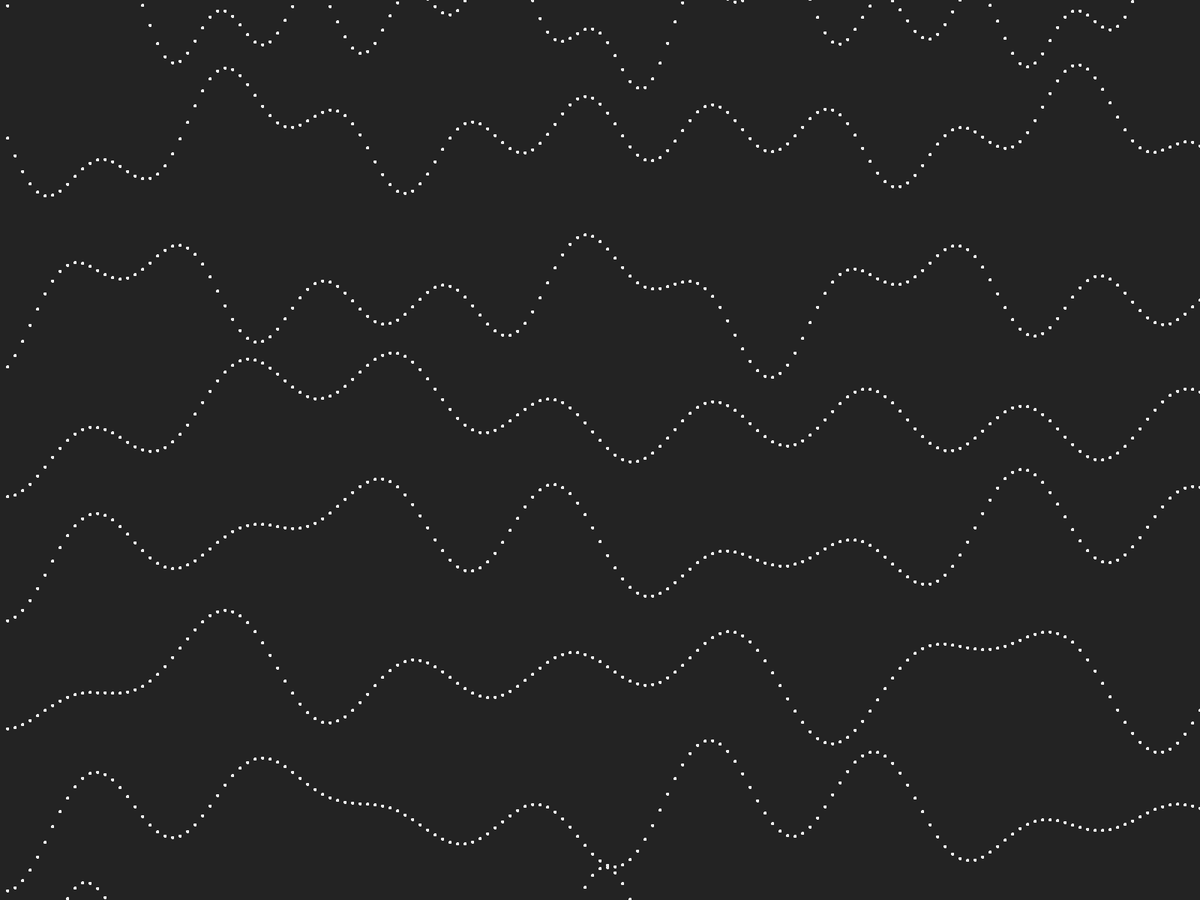
Frame 1 (no input)
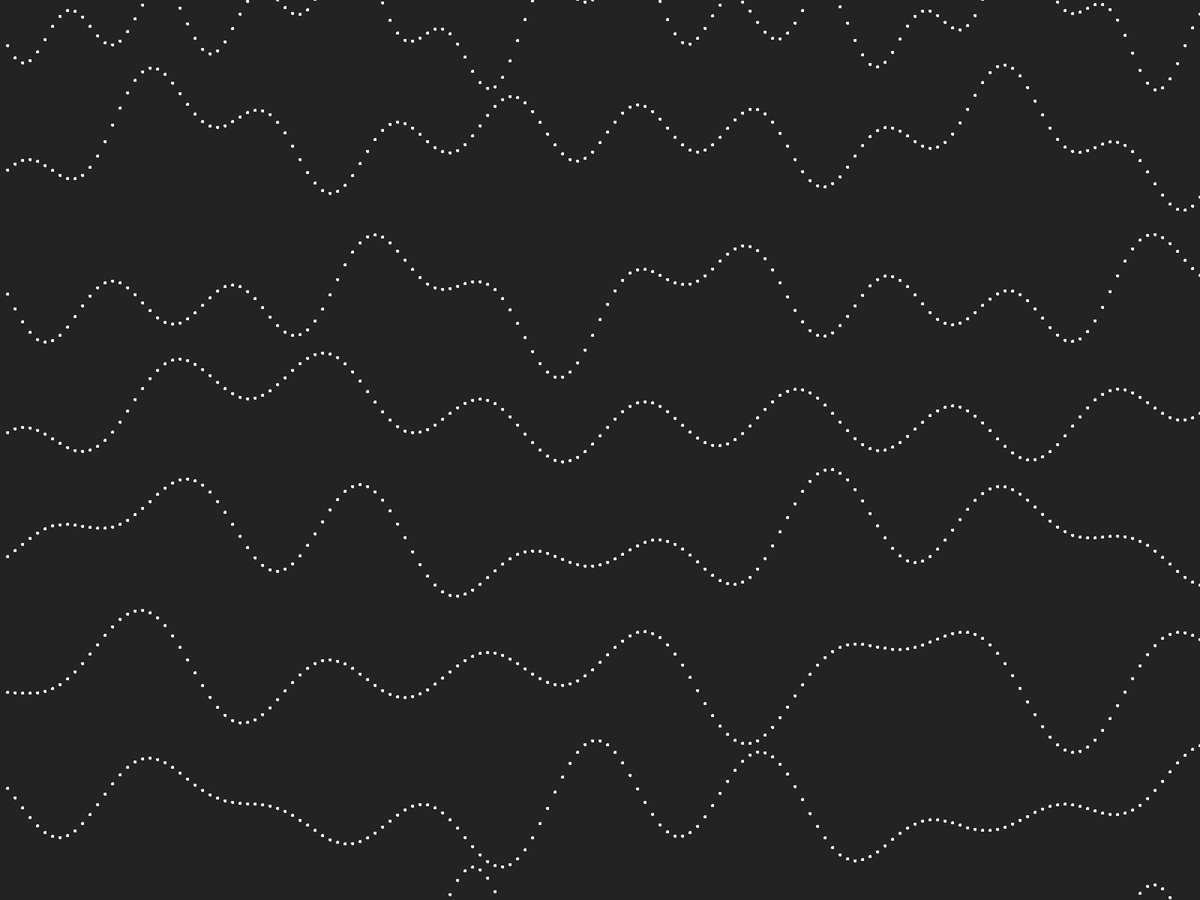
Frame 60 (the mouse pressed at the canvas centre just before this capture)
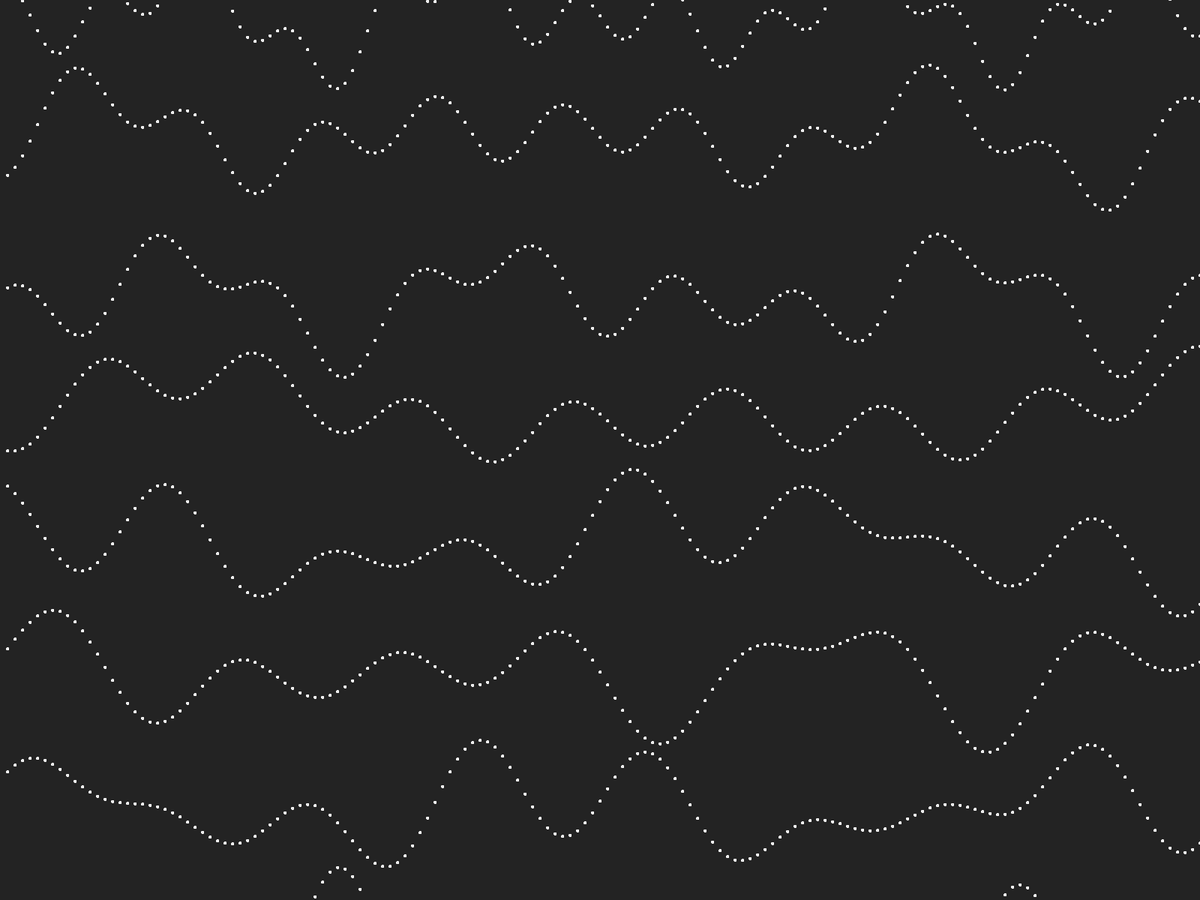
Frame 120 (the mouse held since frame 60 and released just before this capture)

The Processing sketch that drew these frames (run headless with seeded random() and noise(); from frame 60 on, the mouse is pressed at the canvas centre):

// Processing sketch: Final_Transformation_Movement
// ── Final_Transformation_Movement.pde
Wave wave1;
Wave wave2;
Wave wave3;
Wave wave4;
Wave wave5;
Wave wave6;
Wave wave7;
Wave wave8;


void setup()
{

  fullScreen();
  background(35);
  fill(225);
  stroke(255);
  
  wave1 = new Wave(0.005, 7.1, 1.9, 3.0, 0.0);
  wave1.drawWave();
  
  wave2 = new Wave(0.05, -5.5, -1.8, -2.3, 0.0);
  wave2.drawWave();
  
  wave3 = new Wave(0.11, 5.2, 1.7, 2.6, -20.0); //(0.11, 3.5, 0.5, 2.6, -20.0);
  wave3.drawWave();
  
  wave4 = new Wave(0.154, -0.8, -4.3, -1.2, 11.0);
  wave3.drawWave();
  
  wave5 = new Wave(0.20, 3.0, -4.3, -0.9, 11.0);
  wave5.drawWave();
  
  wave6 = new Wave(0.25, 2.45, 1.8, -4.0, 10.15);
  wave6.drawWave();
  
  wave7 = new Wave(0.3, -4.3, 1.3, -3.4, 11);
  wave7.drawWave();
  
  wave8 = new Wave(0.35, 4.0, -2.8, -5.0, 11);
  wave8.drawWave();
  
}

void draw()
{
  //delay(100000);
  background(35);
  wave1.updateDots();
  wave2.updateDots();
  wave3.updateDots();
  wave4.updateDots();
  wave5.updateDots();
  wave6.updateDots();
  wave7.updateDots();
  wave8.updateDots();
}
// ── Wave.pde
public class Wave
{
  private float[] xValues;
  private float[] yValues;
  private float[] thetaValues;
  private float thetaChange1;
  private float thetaChange2;
  private float h1;
  private float h2;
  private float a;
  private float b;
  private float c;
  private float changeX;
  
  public Wave(float userh2, float userA, float userB,float userC, float userXChange)
  {
    xValues = new float[width/6];
    yValues = new float[width/6];
    thetaValues = new float[width/6];
    
    changeX = userXChange;
    
    float xVar = 0.0;
     for(int i = 0; i < thetaValues.length; i++)
    {
      xVar += 10;
      xValues[i] = xVar;
    }
  
      thetaChange1 = 0.07;
      thetaChange2 = thetaChange1 * random(0.05, 0.5);
  
    for(int i = 0; i < thetaValues.length; i++)
    {
      thetaValues[i] += thetaChange1 * i;//thetaChange2;
    }
    
    h1 = height * 0.03;//0.03;
    h2 = height * userh2; 
    
    a = userA; 
    b = userB; 
    c = userC; 
  }
  
  public void drawWave()
  {
    for( int i = 0; i < xValues.length; i++)
    {
      float y1 = -h1 * sin(a * thetaValues[i] + changeX) + h2;
      float y2 = -h1 * sin(b * thetaValues[i] + changeX) + h2;
      float y3 = -h1 * sin(c * thetaValues[i] + changeX) + h2;
      yValues[i] = y1 + y2 + y3;
      System.out.println(yValues[i]);
      ellipse(xValues[i], yValues[i], 3, 3);
   
    }
  }
  
  public void updateDots()
  {
    fill(225);
  
  for(int i = 0; i < thetaValues.length; i++)
  { 
      thetaValues[i] +=  thetaChange2; //random(0, 0.1);
    
      float y1 = -h1 * sin(a * thetaValues[i] + changeX) + h2;
      float y2 = -h1 * sin(b * thetaValues[i] + changeX) + h2;
      float y3 = -h1 * sin(c * thetaValues[i] + changeX) + h2;
      
      yValues[i] = y1 + y2 + y3;
      ellipse(xValues[i], yValues[i], 3, 3);

  }
  
  for(int i = 0; i < thetaValues.length; i++)
    ellipse(xValues[i], yValues[i], 3, 3);
  }
}
